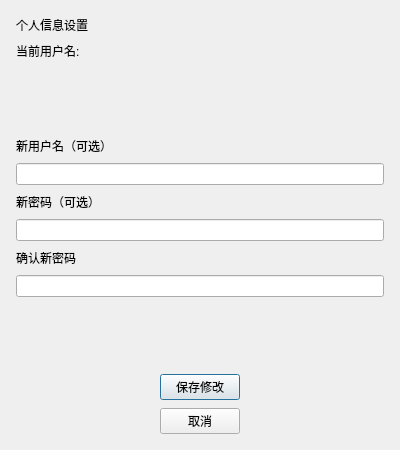
<?xml version="1.0" encoding="UTF-8"?>
<ui version="4.0">
 <class>UserInfoDialog</class>
 <widget class="QDialog" name="UserInfoDialog">
  <property name="geometry">
   <rect>
    <x>0</x>
    <y>0</y>
    <width>400</width>
    <height>450</height>
   </rect>
  </property>
  <property name="windowTitle">
   <string>个人信息设置</string>
  </property>
  <layout class="QVBoxLayout" name="verticalLayout">
   <property name="spacing">
    <number>8</number>
   </property>
   <property name="leftMargin">
    <number>16</number>
   </property>
   <property name="topMargin">
    <number>16</number>
   </property>
   <property name="rightMargin">
    <number>16</number>
   </property>
   <property name="bottomMargin">
    <number>16</number>
   </property>
   <item>
    <widget class="QLabel" name="titleLabel">
     <property name="text">
      <string>个人信息设置</string>
     </property>
    </widget>
   </item>
   <item>
    <widget class="QLabel" name="currentUsernameLabel">
     <property name="text">
      <string>当前用户名: </string>
     </property>
    </widget>
   </item>
   <item>
    <spacer name="verticalSpacer">
     <property name="orientation">
      <enum>Qt::Vertical</enum>
     </property>
     <property name="sizeHint" stdset="0">
      <size>
       <width>20</width>
       <height>10</height>
      </size>
     </property>
    </spacer>
   </item>
   <item>
    <widget class="QLabel" name="newUsernameLabel">
     <property name="text">
      <string>新用户名（可选）</string>
     </property>
    </widget>
   </item>
   <item>
    <widget class="QLineEdit" name="newUsernameLineEdit"/>
   </item>
   <item>
    <widget class="QLabel" name="newPasswordLabel">
     <property name="text">
      <string>新密码（可选）</string>
     </property>
    </widget>
   </item>
   <item>
    <widget class="QLineEdit" name="newPasswordLineEdit"/>
   </item>
   <item>
    <widget class="QLabel" name="confirmPasswordLabel">
     <property name="text">
      <string>确认新密码</string>
     </property>
    </widget>
   </item>
   <item>
    <widget class="QLineEdit" name="confirmPasswordLineEdit"/>
   </item>
   <item>
    <spacer name="verticalSpacer_2">
     <property name="orientation">
      <enum>Qt::Vertical</enum>
     </property>
     <property name="sizeHint" stdset="0">
      <size>
       <width>20</width>
       <height>10</height>
      </size>
     </property>
    </spacer>
   </item>
   <item alignment="Qt::AlignHCenter">
    <widget class="QPushButton" name="saveButton">
     <property name="text">
      <string>保存修改</string>
     </property>
    </widget>
   </item>
   <item alignment="Qt::AlignHCenter">
    <widget class="QPushButton" name="cancelButton">
     <property name="text">
      <string>取消</string>
     </property>
    </widget>
   </item>
  </layout>
 </widget>
 <resources/>
 <connections/>
</ui>
